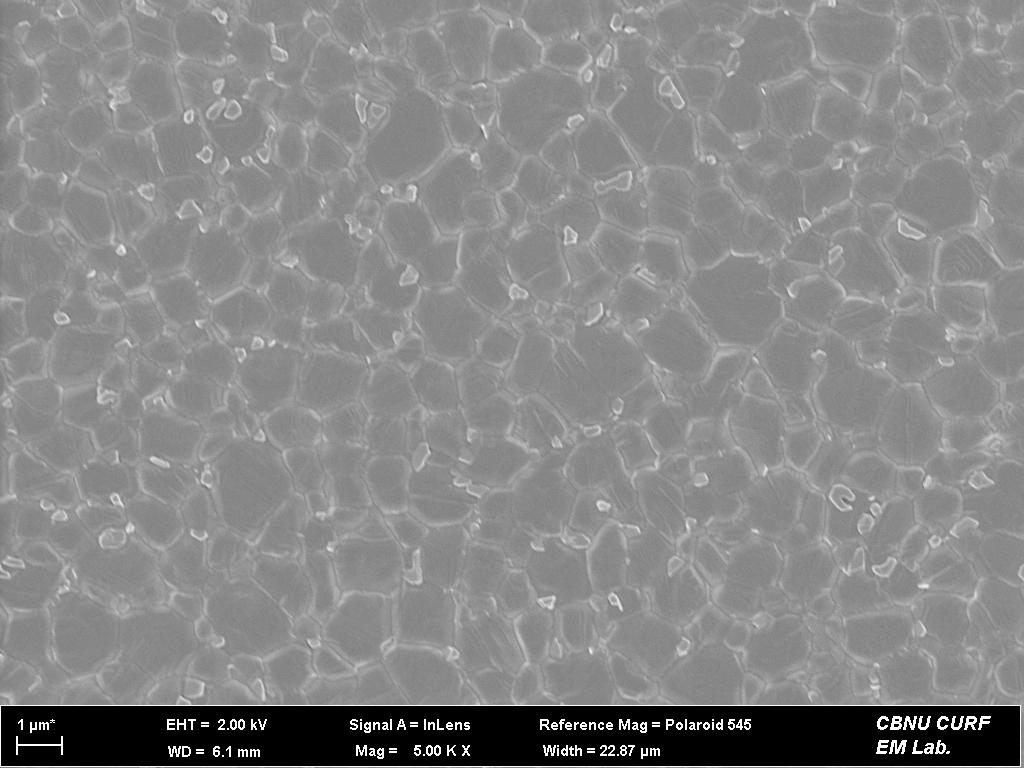
#> input picture balanced_dataset/images/class0_pbI2/04-01.jpg, 1024 x 768 px; its folder holds only this picture in this run
$ python split_dataset.py
#> lines starting #> are read from the running program, lines starting #| are printed output that depends on the picture
### src/utils/annotation_utils.py
import os
import numpy as np
from pathlib import Path


def read_yolo_labels(txt_path):
    boxes = []
    if not os.path.exists(txt_path):
        return boxes
    with open(txt_path, "r") as f:
        for line in f:
            parts = line.strip().split()
            if len(parts) == 5:
                cls_id = int(parts[0])
                xc, yc, w, h = float(parts[1]), float(parts[2]), float(parts[3]), float(parts[4])
                boxes.append((cls_id, xc, yc, w, h))
    return boxes


def write_yolo_labels(txt_path, boxes):
    os.makedirs(os.path.dirname(txt_path), exist_ok=True)
    with open(txt_path, "w") as f:
        lines = []
        for cls_id, xc, yc, w, h in boxes:
            lines.append(f"{cls_id} {xc:.6f} {yc:.6f} {w:.6f} {h:.6f}")
        f.write("\n".join(lines))


def yolo_to_absolute(boxes, img_w, img_h):
    abs_boxes = []
    for cls_id, xc, yc, bw, bh in boxes:
        abs_xc = xc * img_w
        abs_yc = yc * img_h
        abs_w = bw * img_w
        abs_h = bh * img_h
        x1 = abs_xc - abs_w / 2.0
        y1 = abs_yc - abs_h / 2.0
        x2 = abs_xc + abs_w / 2.0
        y2 = abs_yc + abs_h / 2.0
        abs_boxes.append((cls_id, x1, y1, x2, y2))
    return abs_boxes


# [47 lines left out: functions absolute_to_yolo, clip_box_to_patch, yolo_to_coco_absolute, not called in this run]


def collect_image_label_pairs(img_dir, lbl_dir, extensions=None):
    if extensions is None:
        extensions = {".jpg", ".jpeg", ".png", ".tif", ".tiff", ".bmp"}
    pairs = []
    if not os.path.isdir(img_dir):
        return pairs
    for fname in sorted(os.listdir(img_dir)):
        if Path(fname).suffix.lower() not in extensions:
            continue
        img_path = os.path.join(img_dir, fname)
        lbl_path = os.path.join(lbl_dir, Path(fname).stem + ".txt")
        pairs.append((img_path, lbl_path))
    return pairs

### scripts/split_dataset.py
import os
import sys
import cv2
import numpy as np
from pathlib import Path
from tqdm import tqdm

HERE = os.path.dirname(os.path.abspath(__file__))
PROJECT_ROOT = os.path.dirname(HERE)
sys.path.insert(0, PROJECT_ROOT)

from src.utils.annotation_utils import (
    read_yolo_labels, write_yolo_labels,
    yolo_to_absolute, clip_box_to_patch, absolute_to_yolo,
    collect_image_label_pairs,
)

PATCH_SIZE = 224
OVERLAP = 0.25
STRIDE = int(PATCH_SIZE * (1 - OVERLAP))
MIN_VISIBLE_RATIO = 0.20

INPUT_DIR = os.path.join(PROJECT_ROOT, "balanced_dataset")
OUTPUT_DIR = os.path.join(PROJECT_ROOT, "balanced_dataset_split")
OUTPUT_IMG_DIR = os.path.join(OUTPUT_DIR, "images")
OUTPUT_LBL_DIR = os.path.join(OUTPUT_DIR, "labels")


def generate_patches(img, img_h, img_w):
    patches = []
    y = 0
    row = 0
    while y < img_h:
        x = 0
        col = 0
        py2 = min(y + PATCH_SIZE, img_h)
        py1 = py2 - PATCH_SIZE
        if py1 < 0:
            py1 = 0
            py2 = min(PATCH_SIZE, img_h)
        while x < img_w:
            px2 = min(x + PATCH_SIZE, img_w)
            px1 = px2 - PATCH_SIZE
            if px1 < 0:
                px1 = 0
                px2 = min(PATCH_SIZE, img_w)
            patch = img[py1:py2, px1:px2]
            patches.append((patch, px1, py1, px2, py2, row, col))
            if px2 >= img_w:
                break
            x += STRIDE
            col += 1
        if py2 >= img_h:
            break
        y += STRIDE
        row += 1
    return patches


def transform_labels_for_patch(boxes, px1, py1, px2, py2, patch_w, patch_h):
    new_boxes = []
    for cls_id, ax1, ay1, ax2, ay2 in boxes:
        result = clip_box_to_patch(cls_id, ax1, ay1, ax2, ay2, px1, py1, px2, py2, MIN_VISIBLE_RATIO)
        if result is None:
            continue
        c, cx1, cy1, cx2, cy2 = result
        local_x1 = cx1 - px1
        local_y1 = cy1 - py1
        local_x2 = cx2 - px1
        local_y2 = cy2 - py1
        local_boxes = [(c, local_x1, local_y1, local_x2, local_y2)]
        yolo_boxes = absolute_to_yolo(local_boxes, patch_w, patch_h)
        new_boxes.extend(yolo_boxes)
    return new_boxes


def process_single_image(img_path, lbl_path, class_prefix=""):
    img = cv2.imread(img_path)
    if img is None:
        return 0, 0
    img_h, img_w = img.shape[:2]
    stem = Path(img_path).stem

    yolo_boxes = read_yolo_labels(lbl_path)
    abs_boxes = yolo_to_absolute(yolo_boxes, img_w, img_h)

    patches = generate_patches(img, img_h, img_w)
    patch_count = 0
    labeled_count = 0

    for patch_img, px1, py1, px2, py2, row, col in patches:
        patch_h, patch_w = patch_img.shape[:2]
        if patch_h < 10 or patch_w < 10:
            continue

        patch_labels = transform_labels_for_patch(
            abs_boxes, px1, py1, px2, py2, patch_w, patch_h
        )

        patch_stem = f"{class_prefix}{stem}_patch_{row:02d}_{col:02d}"
        out_img_path = os.path.join(OUTPUT_IMG_DIR, patch_stem + ".jpg")
        out_lbl_path = os.path.join(OUTPUT_LBL_DIR, patch_stem + ".txt")

        cv2.imwrite(out_img_path, patch_img, [cv2.IMWRITE_JPEG_QUALITY, 95])
        write_yolo_labels(out_lbl_path, patch_labels)

        patch_count += 1
        if len(patch_labels) > 0:
            labeled_count += 1

    return patch_count, labeled_count


def run():
    print("=" * 65)
    print("  SEM Image Splitting + Label Preservation")
    print(f"  Patch Size: {PATCH_SIZE}x{PATCH_SIZE}  |  Overlap: {OVERLAP*100:.0f}%  |  Stride: {STRIDE}")
    print("=" * 65)

    if os.path.exists(OUTPUT_DIR):
        import shutil
        shutil.rmtree(OUTPUT_DIR)
    os.makedirs(OUTPUT_IMG_DIR, exist_ok=True)
    os.makedirs(OUTPUT_LBL_DIR, exist_ok=True)

    input_img_dir = os.path.join(INPUT_DIR, "images")
    input_lbl_dir = os.path.join(INPUT_DIR, "labels")

    all_pairs = []
    class_dirs = sorted([
        d for d in os.listdir(input_img_dir)
        if os.path.isdir(os.path.join(input_img_dir, d))
    ])

    if class_dirs:
        for cls_dir in class_dirs:
            cls_img_dir = os.path.join(input_img_dir, cls_dir)
            cls_lbl_dir = os.path.join(input_lbl_dir, cls_dir)
            pairs = collect_image_label_pairs(cls_img_dir, cls_lbl_dir)
            prefix = cls_dir + "_"
            for img_p, lbl_p in pairs:
                all_pairs.append((img_p, lbl_p, prefix))
            print(f"  Found {len(pairs)} images in {cls_dir}")
#> pass 2 of the loop in run, `for cls_dir in class_dirs:`:
    else:
        pairs = collect_image_label_pairs(input_img_dir, input_lbl_dir)
        for img_p, lbl_p in pairs:
            all_pairs.append((img_p, lbl_p, ""))
        print(f"  Found {len(pairs)} images (flat structure)")

    total_patches = 0
    total_labeled = 0

    for img_path, lbl_path, prefix in tqdm(all_pairs, desc="Splitting"):
        pc, lc = process_single_image(img_path, lbl_path, prefix)
#> in process_single_image, img is the input picture: shape (768, 1024, 3); min 0, max 255, mean 134.4
#> after the loop in generate_patches, `while y < img_h:`: patches = 30 items; row = 4; y = 672
#> in process_single_image, `patches = generate_patches(img, img_h, img_w)`: patches = 30 items
#> the loop in process_single_image, `for patch_img, px1, py1, px2, py2, row, col in patches:` made 30 passes
#> (px1, py1, px2, py2, row, col, patch_stem) on passes 1 to 11: (0, 0, 224, 224, 0, 0, 'class0_pbI2_04-01_patch_00_00'), (168, 0, 392, 224, 0, 1, 'class0_pbI2_04-01_patch_00_01'), (336, 0, 560, 224, 0, 2, 'class0_pbI2_04-01_patch_00_02'), (504, 0, 728, 224, 0, 3, 'class0_pbI2_04-01_patch_00_03'), (672, 0, 896, 224, 0, 4, 'class0_pbI2_04-01_patch_00_04'), (800, 0, 1024, 224, 0, 5, 'class0_pbI2_04-01_patch_00_05'), (0, 168, 224, 392, 1, 0, 'class0_pbI2_04-01_patch_01_00'), (168, 168, 392, 392, 1, 1, 'class0_pbI2_04-01_patch_01_01'), (336, 168, 560, 392, 1, 2, 'class0_pbI2_04-01_patch_01_02'), (504, 168, 728, 392, 1, 3, 'class0_pbI2_04-01_patch_01_03'), (672, 168, 896, 392, 1, 4, 'class0_pbI2_04-01_patch_01_04')
#> pass 1, in process_single_image, `cv2.imwrite(out_img_path, patch_img, [cv2.IMWRITE_JPEG_QUALITY, 95])`:
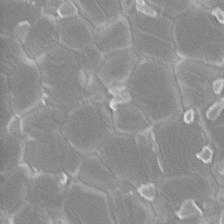
#> saved as class0_pbI2_04-01_patch_00_00.jpg: shape (224, 224, 3); min 116, max 234, mean 144
#> pass 2, in process_single_image, `cv2.imwrite(out_img_path, patch_img, [cv2.IMWRITE_JPEG_QUALITY, 95])`:
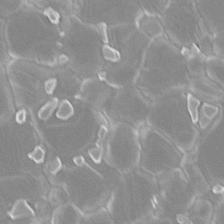
#> saved as class0_pbI2_04-01_patch_00_01.jpg: shape (224, 224, 3); min 105, max 224, mean 144.9
#> after the loop in process_single_image, `for patch_img, px1, py1, px2, py2, row, col in patches:`: labeled_count = 0; patch_count = 30
#> pc = 30; lc = 0
        total_patches += pc
#> total_patches = 30
        total_labeled += lc
#> total_labeled = 0
#> pass 2 of the loop in run, `for img_path, lbl_path, prefix in tqdm(all_pairs, desc="Splitting"):`:
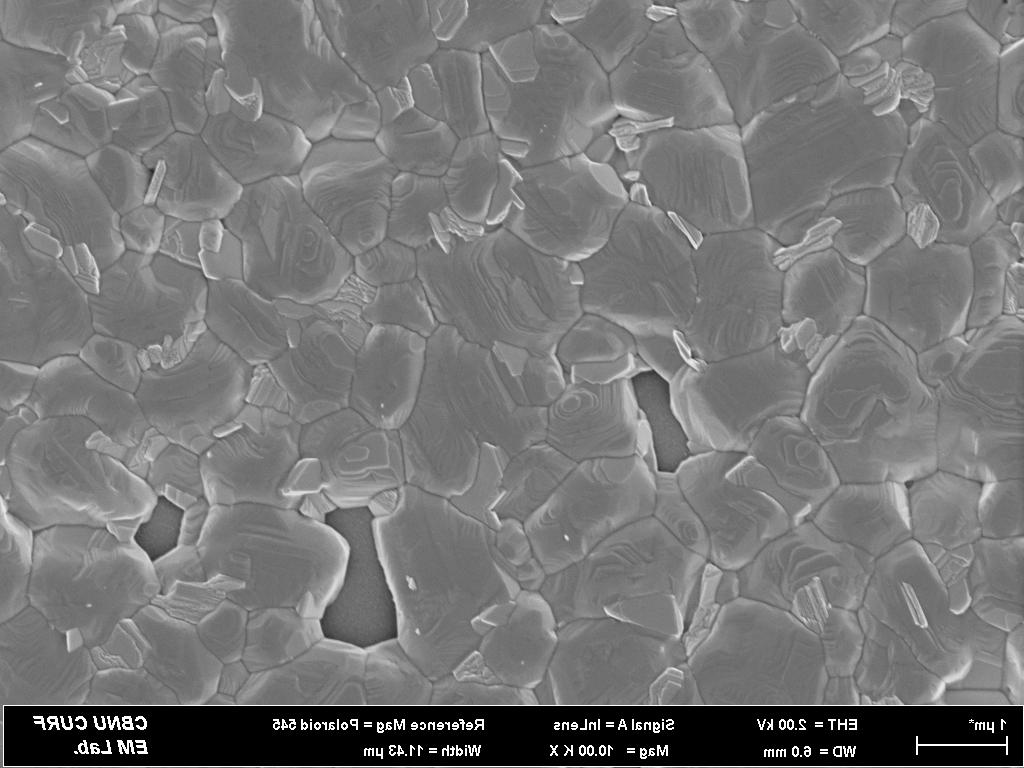
#> input picture balanced_dataset/images/class1_3D_pinholes/01-07_aug000.jpg, 1024 x 768 px
#> in process_single_image, img is the input picture: shape (768, 1024, 3); min 0, max 255, mean 118.3
#> the loop in process_single_image (call 2), `for patch_img, px1, py1, px2, py2, row, col in patches:` made 30 passes
#> (px1, py1, px2, py2, row, col) on passes 1 to 8: (0, 0, 224, 224, 0, 0), (168, 0, 392, 224, 0, 1), (336, 0, 560, 224, 0, 2), (504, 0, 728, 224, 0, 3), (672, 0, 896, 224, 0, 4), (800, 0, 1024, 224, 0, 5), (0, 168, 224, 392, 1, 0), (168, 168, 392, 392, 1, 1)
#> pass 1, in process_single_image (call 2), `cv2.imwrite(out_img_path, patch_img, [cv2.IMWRITE_JPEG_QUALITY, 95])`:
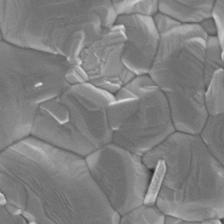
#> saved as class1_3D_pinholes_01-07_aug000_patch_00_00.jpg: shape (224, 224, 3); min 38, max 223, mean 128.1
#> pass 2, in process_single_image (call 2), `cv2.imwrite(out_img_path, patch_img, [cv2.IMWRITE_JPEG_QUALITY, 95])`:
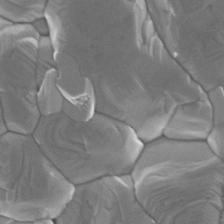
#> saved as class1_3D_pinholes_01-07_aug000_patch_00_01.jpg: shape (224, 224, 3); min 66, max 222, mean 125.4
#> after the loop in process_single_image (call 2), `for patch_img, px1, py1, px2, py2, row, col in patches:`: patch_count = 30
#> total_patches = 60

    import yaml
    data_yaml = {
        "path": OUTPUT_DIR,
        "train": "images",
        "val": "images",
        "nc": 5,
        "names": ["PbI2", "3D_pinholes", "3D-2D_pinholes", "3D_background", "3D-2D_background"],
    }
    yaml_path = os.path.join(OUTPUT_DIR, "data.yaml")
    with open(yaml_path, "w") as f:
        yaml.dump(data_yaml, f, default_flow_style=False)

    print(f"\n{'=' * 65}")
    print(f"  SPLITTING COMPLETE")
    print(f"  Original images: {len(all_pairs)}")
    print(f"  Total patches:   {total_patches}")
#|   Total patches:   60
    print(f"  Patches w/ labels: {total_labeled}")
#|   Patches w/ labels: 0
    print(f"  Expansion ratio: {total_patches / max(len(all_pairs), 1):.1f}x")
#|   Expansion ratio: 30.0x
    print(f"  Output: {OUTPUT_DIR}")
    print(f"  data.yaml: {yaml_path}")
    print(f"{'=' * 65}")


if __name__ == "__main__":
    run()
